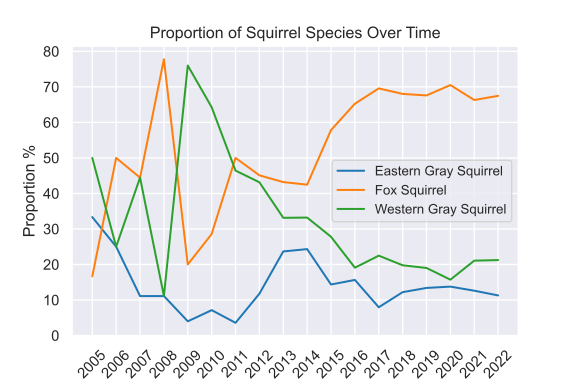

Generate this figure with Python:
import pandas as pd

western = pd.read_csv('WesternWithDate.csv')
eastern = pd.read_csv('EasternWithDate.csv')
fox = pd.read_csv('FoxWithDate.csv')

# Add a species column to Dataframe
western['species'] = 'Western Gray Squirrel'
eastern['species'] = 'Eastern Gray Squirrel'
fox['species'] = 'Fox Squirrel'

# Combine Dataframe
all_squirrels = pd.concat([western, eastern, fox])

# Group by year and species, and count occurrences
counts_over_time = all_squirrels.groupby(['Date', 'species']).size().reset_index(name='counts')
counts_over_time['Date'] = counts_over_time['Date'].astype(str)

# Calculate total counts by year
total_counts_over_time = counts_over_time.groupby('Date')['counts'].transform('sum')

# Calculate proportions
counts_over_time['prop'] = counts_over_time['counts'] / total_counts_over_time
counts_over_time['proportion'] = counts_over_time['prop'] * 100

import seaborn as sns
import matplotlib.pyplot as plt
sns.set_theme(style='darkgrid', palette='tab10')
# Create a lineplot
sns.lineplot(data=counts_over_time, x='Date', y='proportion', hue='species')

plt.title('Proportion of Squirrel Species Over Time')
plt.ylabel('Proportion %')
plt.xlabel('Year')
plt.xticks(rotation=45)
plt.legend(fontsize='small')
plt.savefig('proportion.svg')
plt.tight_layout()
plt.show()